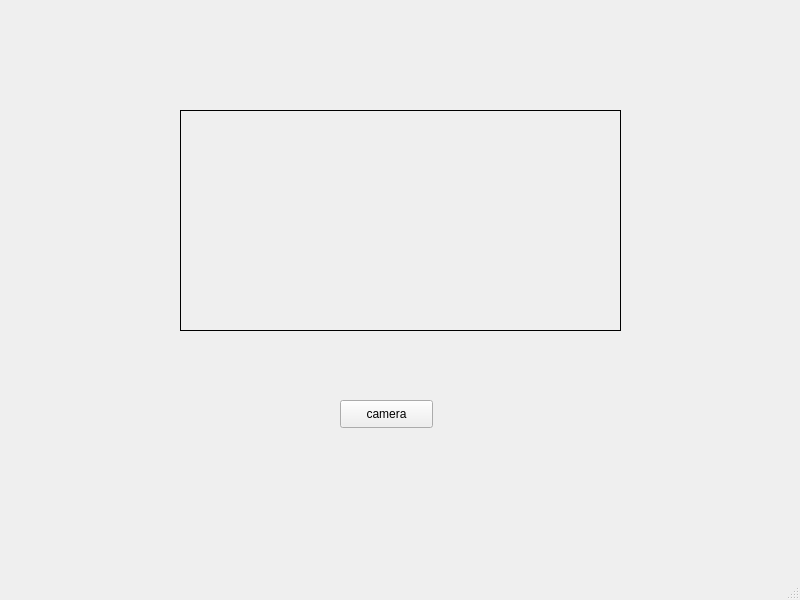
<?xml version="1.0" encoding="UTF-8"?>
<ui version="4.0">
 <class>MainWindow</class>
 <widget class="QMainWindow" name="MainWindow">
  <property name="geometry">
   <rect>
    <x>0</x>
    <y>0</y>
    <width>800</width>
    <height>600</height>
   </rect>
  </property>
  <property name="windowTitle">
   <string>MainWindow</string>
  </property>
  <widget class="QWidget" name="centralwidget">
   <widget class="QLabel" name="label">
    <property name="geometry">
     <rect>
      <x>180</x>
      <y>110</y>
      <width>441</width>
      <height>221</height>
     </rect>
    </property>
    <property name="frameShape">
     <enum>QFrame::Box</enum>
    </property>
    <property name="text">
     <string/>
    </property>
   </widget>
   <widget class="QPushButton" name="pushButton">
    <property name="geometry">
     <rect>
      <x>340</x>
      <y>400</y>
      <width>93</width>
      <height>28</height>
     </rect>
    </property>
    <property name="text">
     <string>camera</string>
    </property>
   </widget>
  </widget>
  <widget class="QMenuBar" name="menubar">
   <property name="geometry">
    <rect>
     <x>0</x>
     <y>0</y>
     <width>800</width>
     <height>26</height>
    </rect>
   </property>
  </widget>
  <widget class="QStatusBar" name="statusbar"/>
 </widget>
 <resources/>
 <connections/>
</ui>
